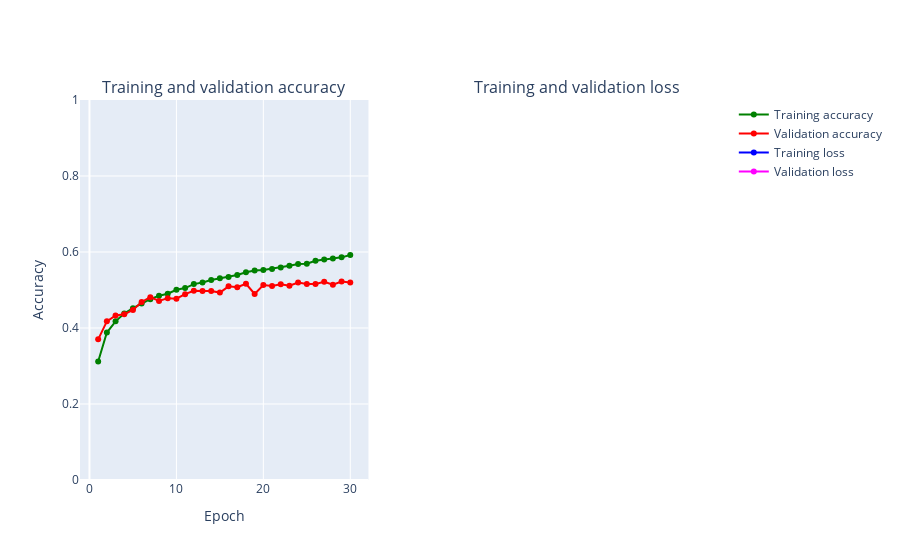

The notebook cell saved with this chart:
### Code cell
main()

### Figure 1 — Plotly figure (JSON) as saved in the notebook; plotly's stock layout.template omitted (floating-point values rounded to 4 significant figures)
{"data": [{"marker": {"color": "Green"}, "mode": "markers+lines", "name": "Training accuracy", "text": ["1", "2", "3", "4", "5", "6", "7", "8", "9", "10", "11", "12", "13", "14", "15", "16", "17", "18", "19", "20", "21", "22", "23", "24", "25", "26", "27", "28", "29", "30"], "type": "scatter", "x": [1, 2, 3, 4, 5, 6, 7, 8, 9, 10, 11, 12, 13, 14, 15, 16, 17, 18, 19, 20, 21, 22, 23, 24, 25, 26, 27, 28, 29, 30], "xaxis": "x", "y": [0.3121, 0.3879, 0.4175, 0.4382, 0.4523, 0.4643, 0.4758, 0.4851, 0.4902, 0.5005, 0.5051, 0.5155, 0.5199, 0.5265, 0.5308, 0.5342, 0.5393, 0.5466, 0.5514, 0.5525, 0.5555, 0.5595, 0.5635, 0.5685, 0.5693, 0.5767, 0.5802, 0.5832, 0.5859, 0.592], "yaxis": "y"}, {"marker": {"color": "Red"}, "mode": "markers+lines", "name": "Validation accuracy", "text": ["1", "2", "3", "4", "5", "6", "7", "8", "9", "10", "11", "12", "13", "14", "15", "16", "17", "18", "19", "20", "21", "22", "23", "24", "25", "26", "27", "28", "29", "30"], "type": "scatter", "x": [1, 2, 3, 4, 5, 6, 7, 8, 9, 10, 11, 12, 13, 14, 15, 16, 17, 18, 19, 20, 21, 22, 23, 24, 25, 26, 27, 28, 29, 30], "xaxis": "x", "y": [0.3702, 0.4176, 0.433, 0.436, 0.4476, 0.4685, 0.4812, 0.471, 0.4785, 0.4773, 0.4891, 0.4981, 0.4972, 0.4971, 0.4932, 0.5096, 0.5072, 0.5164, 0.4896, 0.513, 0.5106, 0.5154, 0.5115, 0.5197, 0.5156, 0.516, 0.5217, 0.5138, 0.5222, 0.5196], "yaxis": "y"}, {"marker": {"color": "Blue"}, "mode": "markers+lines", "name": "Training loss", "text": ["1", "2", "3", "4", "5", "6", "7", "8", "9", "10", "11", "12", "13", "14", "15", "16", "17", "18", "19", "20", "21", "22", "23", "24", "25", "26", "27", "28", "29", "30"], "type": "scatter", "x": [1, 2, 3, 4, 5, 6, 7, 8, 9, 10, 11, 12, 13, 14, 15, 16, 17, 18, 19, 20, 21, 22, 23, 24, 25, 26, 27, 28, 29, 30], "xaxis": "x", "y": [1.901, 1.709, 1.63, 1.572, 1.533, 1.498, 1.468, 1.443, 1.425, 1.406, 1.388, 1.367, 1.354, 1.334, 1.32, 1.31, 1.288, 1.277, 1.267, 1.259, 1.252, 1.239, 1.227, 1.213, 1.212, 1.192, 1.181, 1.167, 1.162, 1.151], "yaxis": "y"}, {"marker": {"color": "Magenta"}, "mode": "markers+lines", "name": "Validation loss", "text": ["1", "2", "3", "4", "5", "6", "7", "8", "9", "10", "11", "12", "13", "14", "15", "16", "17", "18", "19", "20", "21", "22", "23", "24", "25", "26", "27", "28", "29", "30"], "type": "scatter", "x": [1, 2, 3, 4, 5, 6, 7, 8, 9, 10, 11, 12, 13, 14, 15, 16, 17, 18, 19, 20, 21, 22, 23, 24, 25, 26, 27, 28, 29, 30], "xaxis": "x", "y": [1.763, 1.649, 1.613, 1.571, 1.546, 1.493, 1.471, 1.474, 1.467, 1.471, 1.436, 1.421, 1.417, 1.418, 1.416, 1.392, 1.398, 1.375, 1.441, 1.379, 1.384, 1.382, 1.379, 1.367, 1.373, 1.38, 1.364, 1.384, 1.367, 1.381], "yaxis": "y"}], "layout": {"annotations": [{"font": {"size": 16}, "showarrow": false, "text": "Training and validation accuracy", "x": 0.225, "xanchor": "center", "xref": "paper", "y": 1, "yanchor": "bottom", "yref": "paper"}, {"font": {"size": 16}, "showarrow": false, "text": "Training and validation loss", "x": 0.775, "xanchor": "center", "xref": "paper", "y": 1, "yanchor": "bottom", "yref": "paper"}], "autosize": true, "xaxis": {"anchor": "y", "autorange": true, "domain": [0, 0.45], "range": [-0.9205, 31.92], "title": {"text": "Epoch"}, "type": "linear"}, "xaxis2": {"anchor": "y2", "domain": [0.55, 1], "title": {"text": "Epoch"}}, "yaxis": {"anchor": "x", "domain": [0, 1], "range": [0, 1], "title": {"text": "Accuracy"}, "type": "linear"}, "yaxis2": {"anchor": "x2", "domain": [0, 1], "range": [0, 1], "title": {"text": "Loss"}}}}
